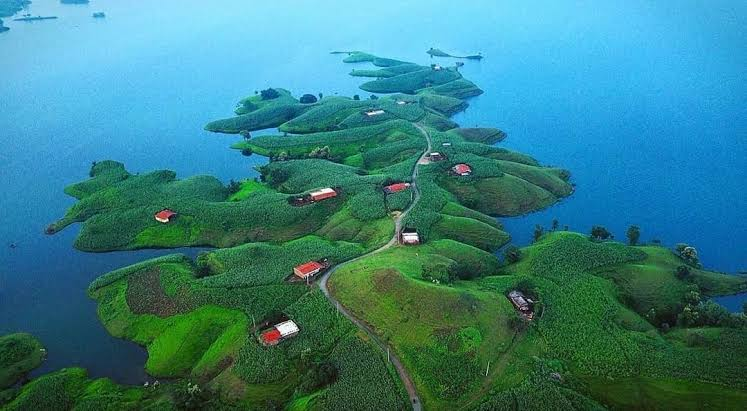
#> input picture images/major project/open_cv/photos/banswara.jpg, 747 x 411 px
$ python tut1.py
#> lines starting #> are read from the running program, lines starting #| are printed output that depends on the picture
import cv2 as cv
import numpy as np

img = cv.imread('photos/banswara.jpg')
#> img is the input picture: shape (411, 747, 3); mean B, G, R 131.6, 126.5, 54.6

cv.imshow('Boston',img)

# translation
def translate(img,x,y):
#> called with x = -100, y = 100
    transMat = np.float32([[1,0,x],[0,1,y]])
    dimensions = (img.shape[1],img.shape[0])
#> dimensions = (747, 411)
    return cv.warpAffine(img,transMat,dimensions)
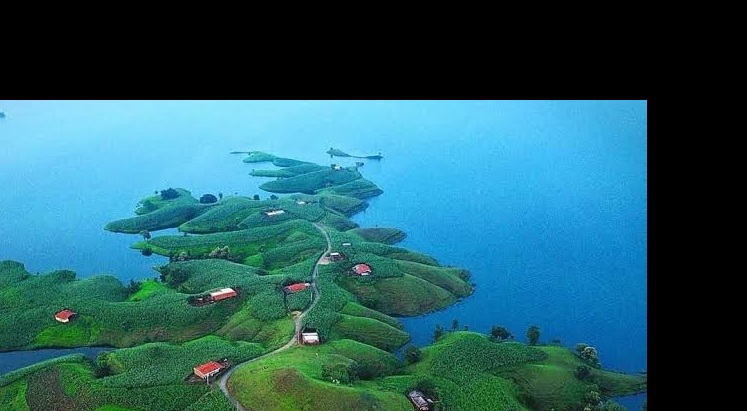
#> returned value: shape (411, 747, 3); mean of channels 0, 1, 2 102.7, 92.8, 38.1; drawn as B, G, R

#-x --> left
#-y --> up
# x --> Right
# y --> Down

translated  = translate(img,-100,100)
cv.imshow('translated',translated)

#rotation
def rotate(img,angle,rotPoint=None):
#> called with angle = 45
    (height,width)=img.shape[:2]
#> height = 411; width = 747

    if rotPoint is None:
        rotPoint = (width//2,height//2 )
#> rotPoint = (373, 205)

    rotMat = cv.getRotationMatrix2D(rotPoint,angle,1.0)
    dimension = (width,height)
#> dimension = (747, 411)

    return cv.warpAffine(img,rotMat,dimension)
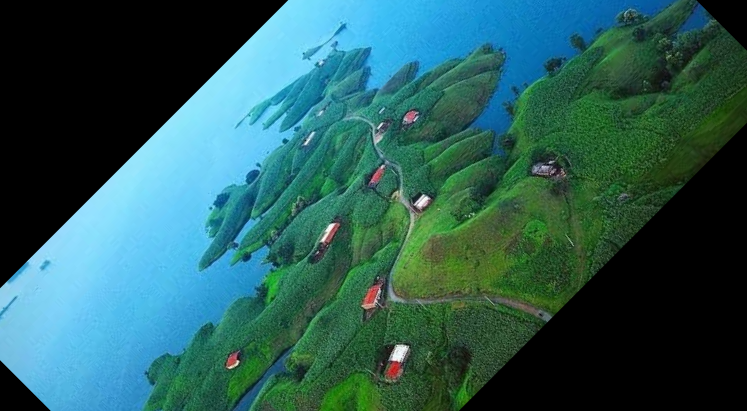
#> returned value: shape (411, 747, 3); mean of channels 0, 1, 2 89.5, 91.6, 42.4; drawn as B, G, R


rotated = rotate(img,45)
cv.imshow('rotated',rotated)

#flipping 0 for vertical flipping 1 for horizontal flipping -1 for both
flip = cv.flip(img,1)
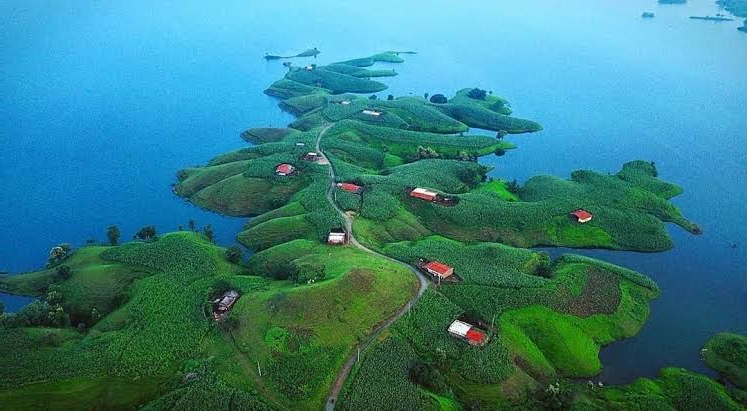
#> flip: shape (411, 747, 3); mean B, G, R 131.6, 126.5, 54.6
cv.waitKey(0)
